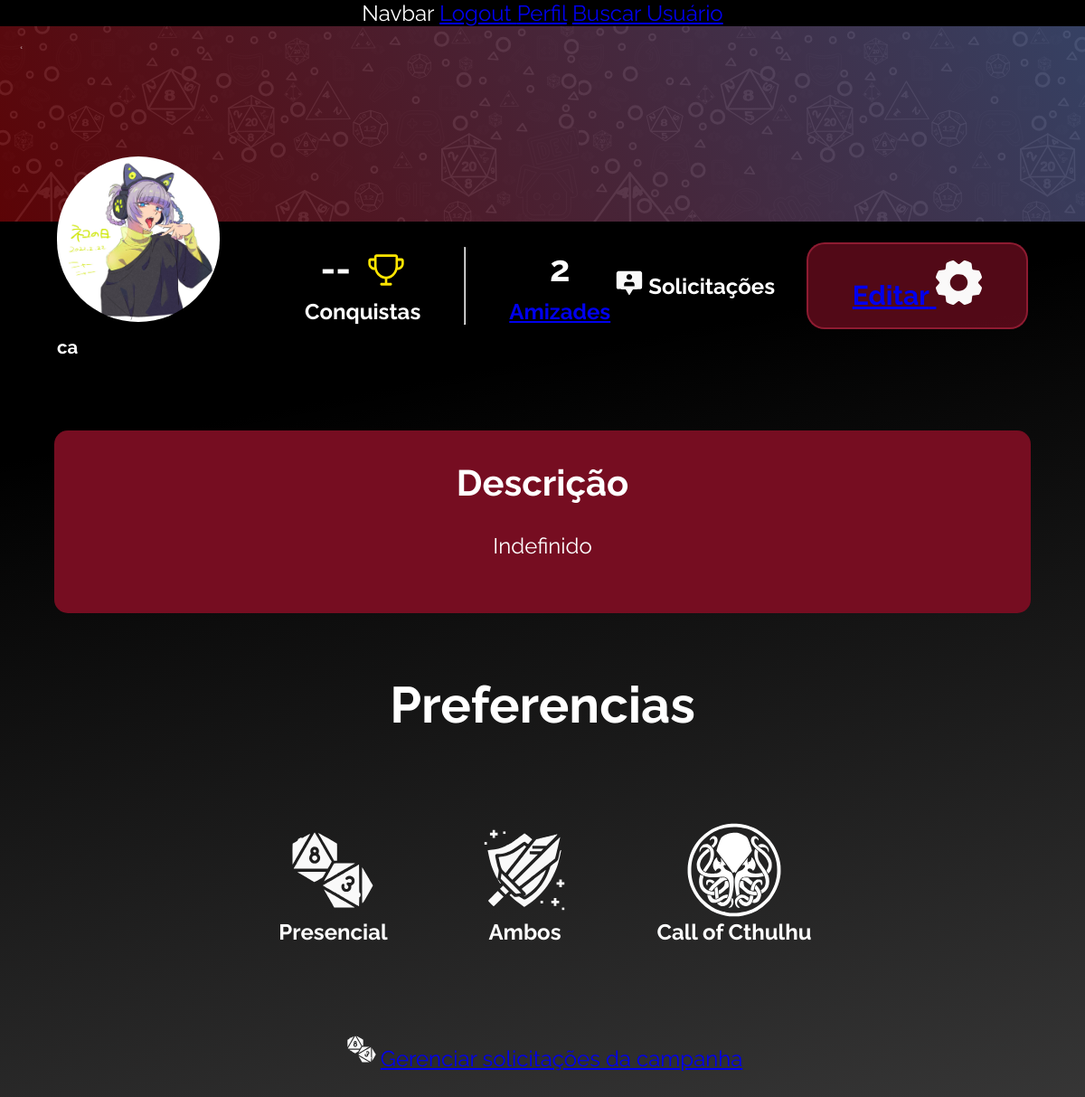
/usuario (signed in), run on the app's committed database.
### home/models.py (models this page shows, shortened)
class Perfil(models.Model):
    nomePerfil = models.ForeignKey(User, on_delete=models.CASCADE)
    slug = models.SlugField(User, unique=True)
    SESSION_CHOICES = (
        ('Online', 'Online'),
        ('Presencial', 'Presencial'),
    )
    PLAYER_TYPE_CHOICES = (
        ('Mestre', 'Mestre'),
        ('Jogador', 'Jogador'),
        ('Ambos', 'Ambos'),
    )
    RPG_SYSTEM_CHOICES = (
        ('Dungeons & Dragons', 'Dungeons & Dragons'),
        ('Tormenta20', 'Tormenta20'),
        ('Ordem Paranormal', 'Ordem Paranormal'),
        ('Call of Cthulhu', 'Call of Cthulhu'),
        ('Outros', 'Outros'),
    )
    fotoConta = models.ImageField(upload_to='images/profilePictures')
    tipo_sessao = models.CharField(max_length=20, choices=SESSION_CHOICES, null=True)
    tipo_player = models.CharField(max_length=20, choices=PLAYER_TYPE_CHOICES, null=True)
    descricao = models.TextField(max_length=256, null=True)
    sistema_rpg = models.CharField(max_length=20, choices=RPG_SYSTEM_CHOICES, null=True)
    idade = models.IntegerField(null=True)

### home/views.py (the view)
# urls.py: path('usuario', views.usuario, name = 'usuario'),
@login_required
def usuario(request):
    perfil = Perfil.objects.get(nomePerfil=request.user)
    campanha = Campanha.objects.filter(nomeMestre=perfil).first()
    quantidade_amigos = Amigo.objects.filter(usuario=request.user.id).count()
    return render(request, 'principal/user.html', {'perfil': perfil, 'campanha': campanha, 'quantidade_amigos':quantidade_amigos})

### home/templates/principal/user.html (shortened to what this page needs)
{% extends 'principal/base.html' %}
{% load static %}
{% block head %}
<link rel="stylesheet" href="{% static "css/global-ia.css" %}" />
<link rel="stylesheet" href="{% static "css/responsivity.css" %}">
<link rel="stylesheet" href="{% static "css/perfil.css" %}" />
{% endblock %}
{% block conteudo %}
<div class="flex">
  <div class="user-header">
    <div class="header-background">
      <div class="rectangle-div flex">
        <a href="{% url 'index'%}"><img class="down-arrow-1-4" alt="" src="{% static "img/public/caret.svg" %}"/></a>
      </div>
    </div>
    <div class="header-body">
      <div class="body-row flex">
        <div class="body-name flex">
          {% if perfil.fotoConta == 'Indefinido' %}
            <img class="image-50-icon" alt="Foto do usuário {{ user }}"  src="{% static "img/Ain.png" %}" />
          {% else %}
            <img class="image-50-icon" alt="Foto do usuário {{ user }}"  src="{{ perfil.fotoConta.url }}" />
          {% endif %}
          <b class="nome">{{ user }}</b>
        </div>
        <div class="flex" id="header-piece">
          <div class="middle-stats flex">
            <div class="achieve flex">
              <div class="achieve-num flex">
                <b class="b">--</b>
                <img class="trophy-2-icon" alt="" src="{% static "img/public/trophy-2.svg" %}" />
              </div>
              <b class="conquistas">Conquistas</b>
            </div>
            <hr class="middle-column">
            <div class="friendship flex">
              <b class="b">{{ quantidade_amigos }}</b>
              <a href="{% url 'listar_amigos' %}"><b class="amizades">Amizades</b></a>
            </div>
            <a href="{% url 'listar_solicitacoes' %}"><img src="{% static "img/public/friend-request.svg" %}" alt="" class="trophy-2-icon"></a>
            <b class="solicitacoes">Solicitações</b>
          </div>
          <button id="edit" class="adicionar flex">
            <a href="{% url 'editarconta' %}">
              <b id="editar" class="adicionar1">Editar</b>
              <img id="gear" class="create-group-button-2-1" alt="" src="{% static "img/public/gear.svg" %}"/>
            </a>
          </button>
        </div>
      </div>
    </div>
  </div>
  <div class="user-body flex">
    <b>Descrição</b>
    <p class="desc-text">
      {{ perfil.descricao }}
    </p>
  </div>
  <div class="preferences flex">
    <b id="descrio">Preferencias</b>
    <div class="preference-stats flex">
      <div class="preference-stat">
        {% if perfil.tipo_sessao == "Online" %}
          <img class="rss-2-icon" alt="Chats simbolizando estilo de jogo online" src="{% static "img/public/mesa-online.svg" %}" />
        {% else %}
          <img class="rss-2-icon" alt="Dados de 20 lados simbolizando estilo de jogo presencial" src="{% static "img/public/mesa-presencial.svg" %}" />
        {% endif %}
        <b class="mesa-virtual">{{ perfil.tipo_sessao }}</b>
      </div>
      <div class="preference-stat">
        {% if perfil.tipo_player == "Jogador" %}
          <img class="ss-2-icon" alt="" src="{% static "img/public/player.svg" %}" />
        {% elif perfil.tipo_player == "Mestre" %}
        <img class="ss-2-icon" alt="" src="{% static "img/public/mestre.svg" %}" />
        {% else %}
          <img class="ss-2-icon" alt="" src="{% static "img/public/ambos.svg" %}" />
        {% endif %}
        <b class="mestrejogador">{{ perfil.tipo_player }}</b>
      </div>
      <div class="preference-stat">
        {% if perfil.sistema_rpg == "Dungeons & Dragons"%}
          <img class="dnd-2-icon" alt="Imagem representando Dungeon and Dragons" src="{% static "img/public/dnd.svg" %}" />
        {% elif perfil.sistema_rpg == "Tormenta20" %}
          <img class="dnd-2-icon" alt="Imagem representando Tormenta20" src="{% static "img/public/t20.svg" %}" />
        {% elif perfil.sistema_rpg == "Call of Cthulhu" %}
          <img class="dnd-2-icon" alt="Imagem representando Call of Cthulhu" src="{% static "img/public/coc.svg" %}" />
        {% elif perfil.sistema_rpg == "Ordem Paranormal" %}
          <img class="dnd-2-icon" alt="Imagem representando Ordem Paranormal" src="{% static "img/public/ordem.svg" %}" />
        {% else %}
          <img class="dnd-2-icon" alt="Imagem de um mapa representando Outros RPGs em geral" src="{% static "img/public/others.svg" %}" />
        {% endif %}
        <b class="dnd">{{ perfil.sistema_rpg }}</b>
      </div>
    </div>
    {% if campanha.id %}
    <a href="{% url 'gerenciar_solicitacoes' %}"><img src="{% static "img/public/mesa-presencial.svg" %}" alt="" class="trophy-2-icon">Gerenciar solicitações da campanha</a>
    {% else %}
    Não há campanha associada
  {% endif %}
  </div>
</div>
{% endblock conteudo %}

### static/css/global-ia.css (style rules this page uses)
* { margin: 0; }
.flex { display: flex; align-items: center; justify-content: center; }
body { margin: 0; overflow-x: hidden; }
button { all: initial; }
:root { --body: Raleway; --header-12: "a Absolute Empire"; --font-merriweather: Merriweather; --font-inter: Inter; --font-size-8xl: clamp(14px, 2.3vw, 27px); --font-size-21xl: clamp(20px, 3.4vw, 40px); --header-12-size: clamp(18px, 2.5vw, 32px); --font-size-lg: clamp(14px, 1.5vw, 18px); --font-size-lgi: clamp(14px, 2vw, 32px); --font-size-3xs: clamp(10px, 2vw, 24px); --font-size-smi: clamp(13px, 1.5vw, 18px); --font-size-5xs: clamp(8px, 1.8vw, 18px); --title-size: 96px; --font-size-mid: 17px; --font-size-5xl: clamp(12px, 2.3vw, 24px); --font-size-65xl: clamp(40px, 8vw, 84px); --font-size-45xl: clamp(24px, 6vw, 64px); --font-size-sm: clamp(14px, 1.2vw, 18px); --body-size: clamp(14px, 2vw, 32px); --font-size-17xl: clamp(12px, 2.5vw ,36px); --title-size: clamp(64px, 3vw, 96px); --title-13-size: clamp(25px, 3vw, 36px); --font-size-9xl: clamp(24px, 5.4vw, 56px); --subtitle-22-size: clamp(17px,1.7vw, 32px); --font-size-xl: clamp(16px, 2.5vw, 32px); --font-size-4xl: clamp(17px,2vw,23px); --font-size-29xl: clamp(15px, 2.5vw ,36px); --br-xl: 20px; --br-8xs: 5px; --br-3xs: 10px; --br-31xl: 50px; --br-mini: 15px; --br-194xl: 213px; --color-black: #000; --color-white: #fff; --color-darkred: #8c0000; --color-limegreen-100: #00de3f; --dragonblood: #df0101; --mudbase: #a8233c; --darkred: #760d21; --lightredwine: #cc667c; }

### static/css/perfil.css (style rules this page uses)
body { background: linear-gradient(169deg, #000 35.32%, rgba(53, 51, 51, 0.50) 218.41%); font-size: var(--body-size); color: var(--color-white); font-family: var(--body); display: flex; flex-direction: column; align-items: center; }
body > div { width: 100%; flex-direction: column; display: flex; align-items: center; gap: 2rem; }
.user-header { margin-bottom: 3rem; width: 100%; }
.user-body { flex-direction: column; gap: 2rem; justify-content: start; }
.user-body b, .user-body .body-header b { margin-top: 1.5vw; font-size: var(--font-size-21xl); }
.header-background { width: 100%; }
.header-body { margin-top: -6vw; z-index: 9; width: 100%; }
.rectangle-div { height: 18vw; justify-content: space-between; align-items: start; }
.rectangle-div img { width: 4%; margin: 1.4rem; }
.down-arrow-1-4 { transform: rotate(180deg); }
.body-row { justify-content: space-around; align-items: end; }
.body-name { flex-direction: column; justify-content: start; align-items: start; margin-left: 1rem; }
.body-name > b { margin-top: 1rem; }
#header-piece { width: 68%; justify-content: space-between; }
.adicionar { all: unset; display: flex; border-radius: var(--br-xl); background-color: rgba(118, 13, 33, 0.7); border: 2px solid rgba(168, 35, 60, 0.7); box-sizing: border-box; width: 43%; height: 8vw; text-align: center; font-size: var(--font-size-xl); flex-direction: row-reverse; justify-content: space-evenly; align-items: center; cursor: pointer; }
.adicionar img, .adicionar p { transition: .2s; }
#edit { width: 30%; }
#gear { height: 40%; }
.middle-stats.flex, .adicionar { margin-bottom: 2rem; height: 8vw; margin-right: 1rem; }
.achieve { flex-direction: column; height: 100%; justify-content: space-around; }
.achieve-num { justify-content: space-evenly; width: 100%; }
.trophy-2-icon { width: 3.5vw; }
.create-group-button-2-1 { height: 80%; }
.user-body { border-radius: var(--br-mini); background-color: var(--darkred); width: 90%; padding: 1rem 0 5vw 0; margin-bottom: 3vw; }
.image-50-icon { border-radius: var(--br-194xl); width: 15vw; }
.nome { font-size: var(--subtitle-22-size); }
.b { font-size: var(--font-size-21xl); }
.middle-column { height: 7vw; margin: 0 4vw; }
.friendship { flex-direction: column; height: 100%; justify-content: space-around; }
#descrio { font-size: var(--font-size-9xl); }
.preferences { width: 100%; justify-content: center; gap: 8vw; margin-bottom: 2rem; flex-direction: column; }
.preference-stats { width: 100%; gap: 5rem; }
.preference-stat { display: flex; flex-direction: column; align-items: center; }
.preference-stat img { height: 9vw; width: 11vw; }
.dnd-2-icon { height: 115px; }

### data on the page
Perfil: fotoConta (picture), descricao "Indefinido", tipo_sessao "Presencial", tipo_player "Ambos", sistema_rpg "Call of Cthulhu"

### other printed values
{{ user }} "ca"
{{ quantidade_amigos }} "2"
